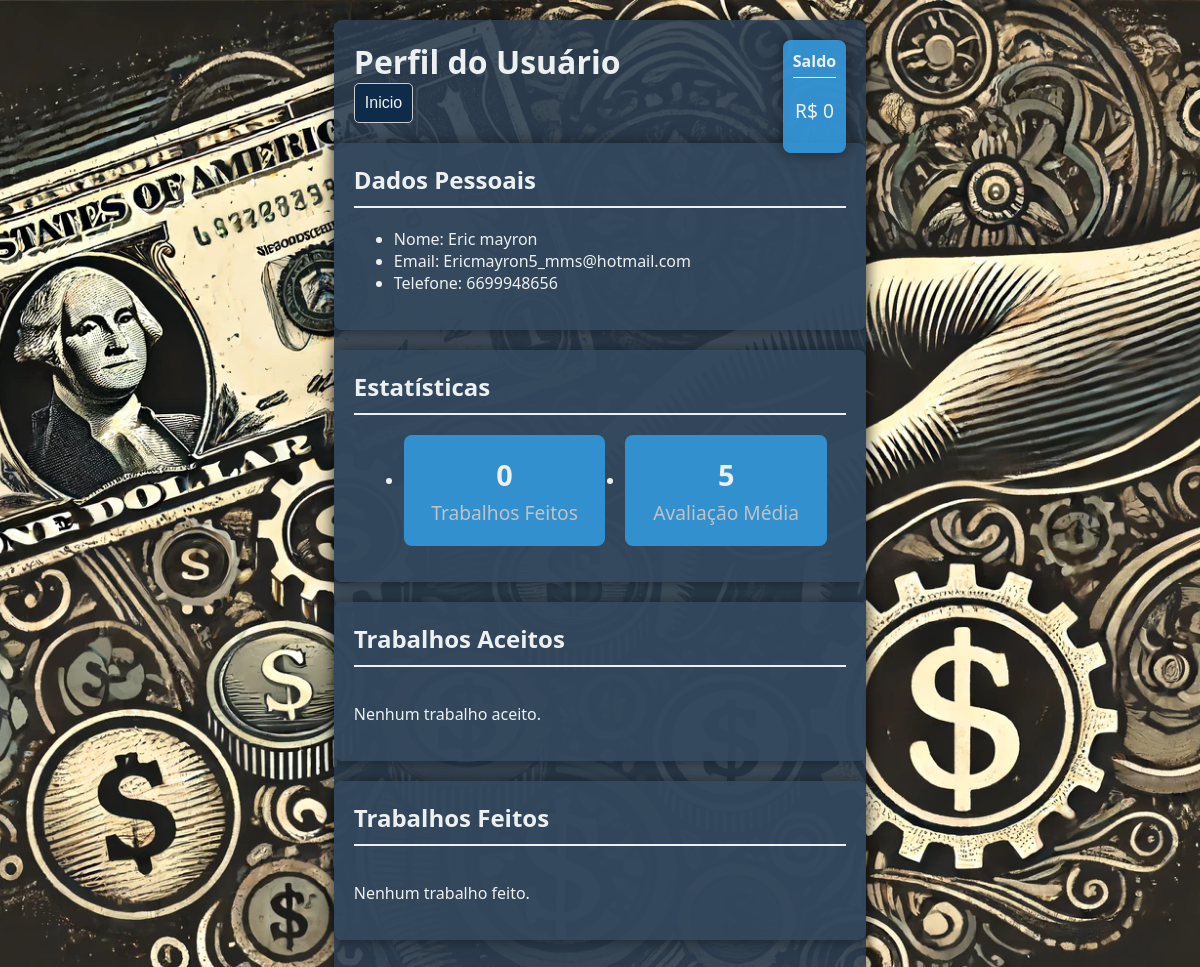
/2perfil/, run on the app's committed database.
### socorro_app/models.py (models this page shows)
class Usuario(models.Model):
    id_usuario = models.AutoField(primary_key=True)
    nome = models.TextField(max_length=255)
    cell = models.IntegerField()
    saldo = models.IntegerField()
    chave_pix = models.CharField(max_length=200)
    gmail = models.EmailField(max_length=500)
    senha = models.CharField(max_length=100)
    Trabalhos_aceitos = models.CharField(max_length=100)
    Trabalhos_feitos = models.CharField(max_length=100)

### socorro_app/views.py (the view)
# urls.py: path('<int:id_usu>perfil/', views.perfil_usu, name='perfil'),
def perfil_usu(request, id_usu):
    usu = Usuario.objects.get(id_usuario=id_usu)
    trabalhos_ids = [int(id.strip()) for id in usu.Trabalhos_aceitos.split(',') if id.strip().isdigit()]
    trabalhos = Trabalhos_fazer.objects.filter(id__in=trabalhos_ids)
    trabalhos_ = [int(id.strip()) for id in usu.Trabalhos_feitos.split(',') if id.strip().isdigit()]
    trabalho_f = Trabalhos_fazer.objects.filter(id__in=trabalhos_)
    return render(request, 'socorro_app/perfil.html',{"usu":usu,"trabalhos":trabalhos,"feitos":trabalho_f})

### socorro_app/templates/socorro_app/perfil.html (shortened to what this page needs)
<!DOCTYPE html>
<html lang="pt-BR">
<head>
    {% load static %}
    <link rel="stylesheet" href="{% static 'css/style_4 .css' %}">
</head>
<body>
    <div class="container">
        <div class="header">
            <h1>Perfil do Usuário</h1>
            <form action="{% url 'socorro_app:inicio' id_usu=usu.id_usuario %}">
                <button type="submit">Inicio</button>
            </form>
        </div>
        <div class="profile-section">
            <div>
                <h2>Dados Pessoais</h2>
                <ul class="profile-details">
                    <li>Nome: {{ usu.nome }}</li>
                    <li>Email: {{ usu.gmail }}</li>
                    <li>Telefone: {{ usu.cell }}</li>
                </ul>
            </div>
        </div>
        <div class="balance">
            <h3>Saldo</h3>
            <p>R$ {{ usu.saldo }}</p>
        </div>
        <div class="profile-section">
            <h2>Estatísticas</h2>
            <ul class="stats">
                <li class="stat-item">
                    <h3>0</h3>
                    <p>Trabalhos Feitos</p>
                </li>
                <li class="stat-item">
                    <h3>5</h3>
                    <p>Avaliação Média</p>
                </li>
            </ul>
        </div>
        <div class="profile-section">
            <h2>Trabalhos Aceitos</h2>
            <div class="jobs">
                {% for trabalho in trabalhos %}
                <div class="job-block">
                    <h2>{{ trabalho.trabalho }}</h2>
                    <p>Curso: {{ trabalho.curso_trab.cursos }}</p>
                    <p>Matéria: {{ trabalho.fazer_materia.materias }}</p>
                    <p>Data de Entrega: {{ trabalho.data }}</p>
                    <p>Valor disposto a pagar: R$ {{ trabalho.valor_afazer }}</p>
                    {% for arquivo in trabalho.arquivos.all %}
                    <a href="{{ arquivo.arquivo.url }}" target="_blank">Visualizar Arquivo</a>
                    {% endfor %}
                    <form action="{% url 'socorro_app:entrega' id_usu=usu.id_usuario trabalho=trabalho.id %}" method="get">
                        <button >Entregar Trabalho</button>
                    </form>
                </div>
                {% empty %}
                <p>Nenhum trabalho aceito.</p>
                {% endfor %}
            </div>
        </div>
        <div class="profile-section">
            <h2>Trabalhos Feitos</h2>
            <div class="jobs">
                {% for trabalho in feitos %}
                <div class="job-block">
                    <h2>{{ trabalho.trabalho }}</h2>
                    <p>Curso: {{ trabalho.curso_trab.cursos }}</p>
                    <p>Matéria: {{ trabalho.fazer_materia.materias }}</p>
                    <p>Data de Entrega: {{ trabalho.data }}</p>
                    <p>Valor a ser pago: R$ {{ trabalho.pago }}</p>
                    {% for arquivo in trabalho.arquivos.all %}
                    <a href="{{ arquivo.arquivo.url }}" target="_blank">Visualizar Arquivo</a>
                    {% endfor %}
                    <a href="{{ trabalho.trabalho_cm_pronto.url }}" target="_blank" style="color: rgb(57, 169, 57);">Visualizar Pronto</a>
                </div>
                {% empty %}
                <p>Nenhum trabalho feito.</p>
                {% endfor %}
            </div>
        </div>
    </div>
</body>
</html>

### socorro_app/static/css/style_4 .css (style rules this page uses)
body { background-color: #1e1e1e; font-family: 'Segoe UI', Tahoma, Geneva, Verdana, sans-serif; margin: 0; padding: 0; display: flex; justify-content: center; align-items: flex-start; min-height: 100vh; background-image: url('/static/imgs/fundo_4.webp'); background-size: cover; background-position: center; background-attachment: fixed; overflow-y: auto; }
.container { max-width: 45%; background-color: rgba(44, 62, 80, 0.9); border-radius: 8px; box-shadow: 0 0 15px rgba(0, 0, 0, 0.5); padding: 20px; display: flex; flex-direction: column; align-items: center; color: #ecf0f1; margin: 20px; transition: transform 0.3s ease, box-shadow 0.3s ease; position: relative; }
.header { width: 100%; display: absolute; justify-content: space-between; align-items: center; margin-bottom: 20px; }
.header button { padding: 10px; font-size: 1rem; border-radius: 5px; display: flex; border: 1px solid #ccc; background-color: #0e2b49; color: #ecf0f1; transition: background-color 0.3s ease, transform 0.3s ease; }
.header h1 { margin: 0; color: #ecf0f1; font-size: 2rem; animation: glow 2s infinite alternate; }
.profile-section { width: 100%; background-color: rgba(52, 73, 94, 0.9); border-radius: 8px; padding: 20px; box-shadow: 0 0 15px rgba(0, 0, 0, 0.5); margin-bottom: 20px; animation: fadeInUp 1s ease; }
.profile-section h2 { margin-top: 0; color: #ecf0f1; font-size: 1.5rem; border-bottom: 2px solid #ecf0f1; padding-bottom: 10px; }
.jobs { display: flex; flex-direction: column; gap: 20px; }
.balance { position: absolute; top: 20px; right: 20px; background-color: rgba(52, 152, 219, 0.9); border-radius: 8px; padding: 10px; text-align: center; box-shadow: 0 0 15px rgba(0, 0, 0, 0.5); animation: fadeInUp 1s ease; }
.balance h3 { margin: 0; color: #ecf0f1; font-size: 1rem; border-bottom: 1px solid #ecf0f1; padding-bottom: 5px; }
.balance p { font-size: 1.2rem; color: #ecf0f1; }
.stats { display: flex; justify-content: space-between; width: 90%; }
.stat-item { background-color: rgba(52, 152, 219, 0.9); border-radius: 8px; padding: 20px; text-align: center; flex: 1; margin: 0 10px; transition: transform 0.3s ease; }
.stat-item h3 { margin: 0; color: #ecf0f1; font-size: 1.8rem; }
.stat-item p { margin: 5px 0 0; color: #bdc3c7; font-size: 1.2rem; }

### data on the page
Usuario: nome "Eric mayron", gmail "Ericmayron5_mms@hotmail.com", cell "6699948656", saldo "0"
